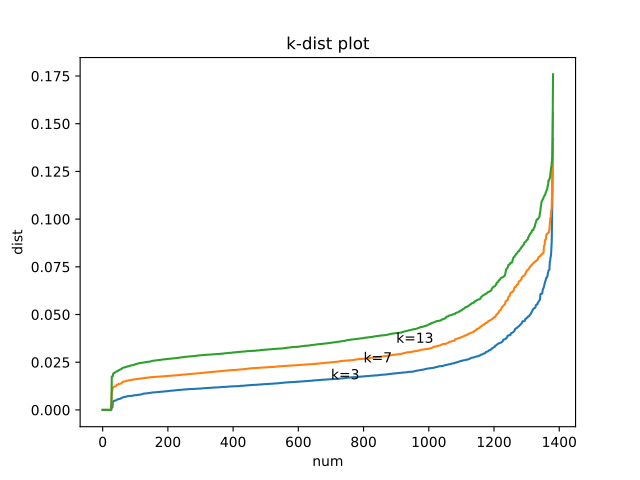

This figure's Python source:
import numpy as np
from sklearn.neighbors import KDTree
import matplotlib.pyplot as plt
import csv


def k_dist(X, metric="euclidean", k=4):
    """
    function return array of distances for k-th neighbours.

    :param X: matrix with data
    :param metric: metric for measuring distance
    :param k: min number of neighbours
    :return: distance to k-th neighbour order ascending
    """
    distances = []
    for i in range(X.shape[0]):
        distances.append(getDistance(X, i, k))
    return np.sort(distances)


def getDistance(X, i, k):
    """
    method return distance to x-th neighbour of X[i].

    :param X: matrix with data
    :param i: index
    :param k: k-th neighbour
    :return: distance to k-th neighbour
    """
    tree = KDTree(X)
    dist, _ = tree.query([X[i]], k=k+1)
    return dist[0][k]


def draw_data(X):
    """
    draw the k-dist plot and scatter plot of groups.

    :param X: matrix of data
    :return: none
    """
    dist = k_dist(X, k=3)
    plt.plot(dist)
    plt.text(700, dist[700], 'k=3')

    dist = k_dist(X, k=7)
    plt.plot(dist)
    plt.text(800, dist[700], 'k=7')

    dist = k_dist(X, k=13)
    plt.plot(dist)
    plt.text(900, dist[700], 'k=13')
    plt.title('k-dist plot')
    plt.ylabel('dist')
    plt.xlabel('num')
    plt.savefig('k-dist.pdf')

    plt.close()

    dbs = DBSCAN(eps=0.045, min_samples=7)
    clusters = dbs.fit_predict(X)
    colors = ["#ffffff", "#33cc33", "#ccff33", "#0033cc", "#cc33ff",
              "#ff6600", "#ff0000", "#663300", "#660033", "#ff00ff",
              "#00ffff", "#666699", "#333300", "#669999", "#0000cc"]
    for i, g in enumerate(clusters):
        plt.scatter(X[i][0], X[i][1], color=colors[int(g) + 1], edgecolors='black')
    plt.title('eps=0.045, min samples=7')
    plt.savefig('groups.pdf')



def read_file(file_path):
    """
    Read the data from csv file.

    :param file_path: path to the csv file
    :return: matrix of data
    """
    f = open(file_path, "rt", encoding="UTF-8")
    reader = csv.reader(f, delimiter=",")
    next(reader)
    next(reader)
    next(reader)
    data = [d for d in reader]
    data = np.array(data).astype(np.float)  # string to float
    return data


class DBSCAN:

    def __init__(self, eps=0.1, min_samples=4, metric="euclidean"):
        self.eps = eps
        self.min_samples = min_samples
        self.metric = metric


    def fit_predict(self, X):
        """
        functon take the two dimensional data and return the array of dots sorted in groups.

        :param X: matrix of data
        :return: array of group labels
        """
        c = 0
        labels = np.zeros(X.shape[0])
        for i in range(X.shape[0]):
            if (labels[i] == 0):
                neighbours = self.find_neighbours(X, i)
                if (len(neighbours) < self.min_samples):
                    labels[i] = -1                          #oznacimo osamelca
                    continue
                c += 1
                labels[i] = c
                for q in neighbours:
                    if (labels[int(q)] == 0):
                        labels[int(q)] = c
                        neighbours_q = self.find_neighbours(X, q)
                        if (len(neighbours_q) >= self.min_samples):
                            neighbours = self.union(neighbours, neighbours_q)
        return labels


    def find_neighbours(self, X, i):
        """
        Function that return array of neighbours which distance to core is less then epsilon.

        :param X: matrix of data
        :param i: index
        :return: return the array of neighbours
        """
        tree = KDTree(X)
        dist, ind = tree.query([X[i]], k=X.shape[0])
        neighbours = []
        for distance, index in zip(dist[0], ind[0]):
            if (distance <= self.eps):
                neighbours.append(index)
        return neighbours


    def union(self, a, b):
        """
        Perform the union of two arrays so that it keep the order.

        :param a: array 1
        :param b: array 2
        :return: union of arrays
        """
        for el in b:
            if (el not in a):
                a.append(el)
        return a


if __name__ == '__main__':
    # X = read_file('data.csv')
    # draw_data(X)
    pass
